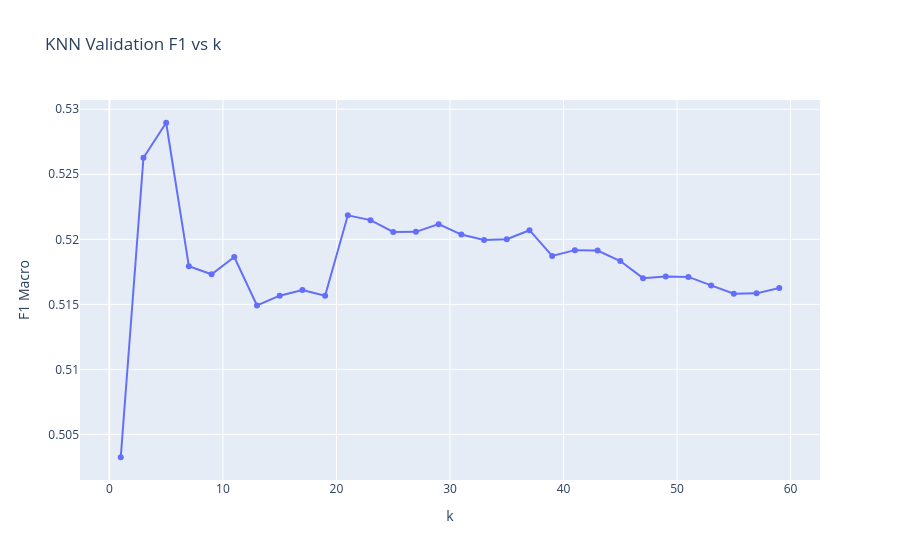

The code cell stored with this chart in its notebook:
### Markdown cell above
#### KNN

### Code cell
from sklearn.neighbors import KNeighborsClassifier
from sklearn.metrics import f1_score,accuracy_score
import numpy as np
import plotly.graph_objects as go

ks = range(1, 60, 2)

f1_scores = []

for k in ks:

    knn = KNeighborsClassifier(
        n_neighbors=k,
        n_jobs=-1
    )

    knn.fit(
        X_train_bal,
        y_train_bal
    )

    pred = knn.predict(X_val_scaled)

    score = f1_score(y_val,pred)

    f1_scores.append(score)

best_k = ks[np.argmax(f1_scores)]

print("Best k:", best_k)
print("Best Validation F1:", max(f1_scores))


fig = go.Figure()

fig.add_trace(
    go.Scatter(
        x=list(ks),
        y=f1_scores,
        mode="lines+markers",
        name="Validation F1"
    )
)

fig.update_layout(
    title="KNN Validation F1 vs k",
    xaxis_title="k",
    yaxis_title="F1 Macro"
)

fig.show()

### Figure 1 — Plotly figure (JSON) as saved in the notebook; plotly's stock layout.template omitted (floating-point values rounded to 4 significant figures)
{"data": [{"mode": "lines+markers", "name": "Validation F1", "type": "scatter", "x": [1, 3, 5, 7, 9, 11, 13, 15, 17, 19, 21, 23, 25, 27, 29, 31, 33, 35, 37, 39, 41, 43, 45, 47, 49, 51, 53, 55, 57, 59], "y": [0.5032, 0.5263, 0.529, 0.5179, 0.5173, 0.5186, 0.5149, 0.5157, 0.5161, 0.5157, 0.5218, 0.5215, 0.5206, 0.5206, 0.5212, 0.5204, 0.5199, 0.52, 0.5207, 0.5187, 0.5192, 0.5191, 0.5183, 0.517, 0.5171, 0.5171, 0.5165, 0.5158, 0.5158, 0.5163]}], "layout": {"title": {"text": "KNN Validation F1 vs k"}, "xaxis": {"title": {"text": "k"}}, "yaxis": {"title": {"text": "F1 Macro"}}}}
